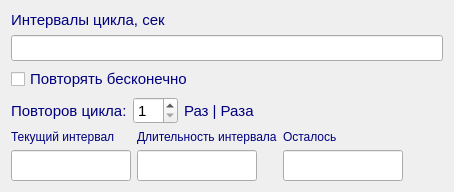
      <widget class="QWidget" name="tabCycle">
       <attribute name="title">
        <string>Циклический таймер</string>
       </attribute>
       <layout class="QVBoxLayout" name="verticalLayout_4">
        <item>
         <layout class="QVBoxLayout" name="verticalLayoutCycleIntervals">
          <item>
           <widget class="QLabel" name="lblCycleIntervals">
            <property name="sizePolicy">
             <sizepolicy hsizetype="Preferred" vsizetype="Preferred">
              <horstretch>0</horstretch>
              <verstretch>0</verstretch>
             </sizepolicy>
            </property>
            <property name="minimumSize">
             <size>
              <width>0</width>
              <height>0</height>
             </size>
            </property>
            <property name="maximumSize">
             <size>
              <width>16777215</width>
              <height>16777215</height>
             </size>
            </property>
            <property name="palette">
             <palette>
              <active>
               <colorrole role="WindowText">
                <brush brushstyle="SolidPattern">
                 <color alpha="255">
                  <red>0</red>
                  <green>0</green>
                  <blue>127</blue>
                 </color>
                </brush>
               </colorrole>
              </active>
              <inactive>
               <colorrole role="WindowText">
                <brush brushstyle="SolidPattern">
                 <color alpha="255">
                  <red>0</red>
                  <green>0</green>
                  <blue>127</blue>
                 </color>
                </brush>
               </colorrole>
              </inactive>
              <disabled/>
             </palette>
            </property>
            <property name="font">
             <font>
              <pointsize>11</pointsize>
             </font>
            </property>
            <property name="text">
             <string>Интервалы цикла, сек</string>
            </property>
           </widget>
          </item>
          <item>
           <widget class="QLineEdit" name="lineEditCycleIntervals">
            <property name="sizePolicy">
             <sizepolicy hsizetype="Expanding" vsizetype="Preferred">
              <horstretch>0</horstretch>
              <verstretch>0</verstretch>
             </sizepolicy>
            </property>
            <property name="font">
             <font>
              <pointsize>11</pointsize>
             </font>
            </property>
           </widget>
          </item>
         </layout>
        </item>
        <item>
         <widget class="QCheckBox" name="checkboxEndlessly">
          <property name="sizePolicy">
           <sizepolicy hsizetype="Preferred" vsizetype="Preferred">
            <horstretch>0</horstretch>
            <verstretch>0</verstretch>
           </sizepolicy>
          </property>
          <property name="palette">
           <palette>
            <active>
             <colorrole role="WindowText">
              <brush brushstyle="SolidPattern">
               <color alpha="255">
                <red>0</red>
                <green>0</green>
                <blue>127</blue>
               </color>
              </brush>
             </colorrole>
            </active>
            <inactive>
             <colorrole role="WindowText">
              <brush brushstyle="SolidPattern">
               <color alpha="255">
                <red>0</red>
                <green>0</green>
                <blue>127</blue>
               </color>
              </brush>
             </colorrole>
            </inactive>
            <disabled/>
           </palette>
          </property>
          <property name="font">
           <font>
            <pointsize>11</pointsize>
           </font>
          </property>
          <property name="text">
           <string>Повторять бесконечно</string>
          </property>
         </widget>
        </item>
        <item>
         <layout class="QHBoxLayout" name="horizontalLayoutRepetitions" stretch="0,0,0,1">
          <item>
           <widget class="QLabel" name="lblRepetitions">
            <property name="sizePolicy">
             <sizepolicy hsizetype="Maximum" vsizetype="Preferred">
              <horstretch>0</horstretch>
              <verstretch>0</verstretch>
             </sizepolicy>
            </property>
            <property name="minimumSize">
             <size>
              <width>0</width>
              <height>0</height>
             </size>
            </property>
            <property name="maximumSize">
             <size>
              <width>16777215</width>
              <height>16777215</height>
             </size>
            </property>
            <property name="palette">
             <palette>
              <active>
               <colorrole role="WindowText">
                <brush brushstyle="SolidPattern">
                 <color alpha="255">
                  <red>0</red>
                  <green>0</green>
                  <blue>127</blue>
                 </color>
                </brush>
               </colorrole>
              </active>
              <inactive>
               <colorrole role="WindowText">
                <brush brushstyle="SolidPattern">
                 <color alpha="255">
                  <red>0</red>
                  <green>0</green>
                  <blue>127</blue>
                 </color>
                </brush>
               </colorrole>
              </inactive>
              <disabled/>
             </palette>
            </property>
            <property name="font">
             <font>
              <pointsize>11</pointsize>
             </font>
            </property>
            <property name="text">
             <string>Повторов цикла:</string>
            </property>
           </widget>
          </item>
          <item>
           <widget class="QSpinBox" name="spinBoxCycleRepetitions">
            <property name="sizePolicy">
             <sizepolicy hsizetype="Maximum" vsizetype="Preferred">
              <horstretch>0</horstretch>
              <verstretch>0</verstretch>
             </sizepolicy>
            </property>
            <property name="font">
             <font>
              <pointsize>11</pointsize>
             </font>
            </property>
            <property name="minimum">
             <number>1</number>
            </property>
           </widget>
          </item>
          <item>
           <widget class="QLabel" name="lblRepetitionsUnit">
            <property name="sizePolicy">
             <sizepolicy hsizetype="Preferred" vsizetype="Preferred">
              <horstretch>0</horstretch>
              <verstretch>0</verstretch>
             </sizepolicy>
            </property>
            <property name="minimumSize">
             <size>
              <width>0</width>
              <height>0</height>
             </size>
            </property>
            <property name="palette">
             <palette>
              <active>
               <colorrole role="WindowText">
                <brush brushstyle="SolidPattern">
                 <color alpha="255">
                  <red>0</red>
                  <green>0</green>
                  <blue>127</blue>
                 </color>
                </brush>
               </colorrole>
              </active>
              <inactive>
               <colorrole role="WindowText">
                <brush brushstyle="SolidPattern">
                 <color alpha="255">
                  <red>0</red>
                  <green>0</green>
                  <blue>127</blue>
                 </color>
                </brush>
               </colorrole>
              </inactive>
              <disabled/>
             </palette>
            </property>
            <property name="font">
             <font>
              <pointsize>11</pointsize>
             </font>
            </property>
            <property name="text">
             <string>Раз | Раза</string>
            </property>
           </widget>
          </item>
          <item>
           <spacer name="horizontalSpacerCycleRepetitions">
            <property name="orientation">
             <enum>Qt::Orientation::Horizontal</enum>
            </property>
            <property name="sizeHint" stdset="0">
             <size>
              <width>40</width>
              <height>20</height>
             </size>
            </property>
           </spacer>
          </item>
         </layout>
        </item>
        <item>
         <layout class="QHBoxLayout" name="horizontalLayoutOutputTime" stretch="0,0,0,1">
          <item>
           <layout class="QVBoxLayout" name="verticalLayoutCurrentInterval">
            <item>
             <widget class="QLabel" name="lblCurrentInterval">
              <property name="sizePolicy">
               <sizepolicy hsizetype="Preferred" vsizetype="Preferred">
                <horstretch>0</horstretch>
                <verstretch>0</verstretch>
               </sizepolicy>
              </property>
              <property name="minimumSize">
               <size>
                <width>0</width>
                <height>0</height>
               </size>
              </property>
              <property name="maximumSize">
               <size>
                <width>16777215</width>
                <height>16777215</height>
               </size>
              </property>
              <property name="palette">
               <palette>
                <active>
                 <colorrole role="WindowText">
                  <brush brushstyle="SolidPattern">
                   <color alpha="255">
                    <red>0</red>
                    <green>0</green>
                    <blue>127</blue>
                   </color>
                  </brush>
                 </colorrole>
                </active>
                <inactive>
                 <colorrole role="WindowText">
                  <brush brushstyle="SolidPattern">
                   <color alpha="255">
                    <red>0</red>
                    <green>0</green>
                    <blue>127</blue>
                   </color>
                  </brush>
                 </colorrole>
                </inactive>
                <disabled/>
               </palette>
              </property>
              <property name="font">
               <font>
                <pointsize>9</pointsize>
               </font>
              </property>
              <property name="text">
               <string>Текущий интервал</string>
              </property>
             </widget>
            </item>
            <item>
             <widget class="QLineEdit" name="lineEditCurrentInterval">
              <property name="sizePolicy">
               <sizepolicy hsizetype="Maximum" vsizetype="Preferred">
                <horstretch>0</horstretch>
                <verstretch>0</verstretch>
               </sizepolicy>
              </property>
              <property name="maximumSize">
               <size>
                <width>120</width>
                <height>16777215</height>
               </size>
              </property>
              <property name="font">
               <font>
                <pointsize>14</pointsize>
                <bold>true</bold>
               </font>
              </property>
              <property name="focusPolicy">
               <enum>Qt::FocusPolicy::NoFocus</enum>
              </property>
              <property name="readOnly">
               <bool>true</bool>
              </property>
             </widget>
            </item>
           </layout>
          </item>
          <item>
           <layout class="QVBoxLayout" name="verticalLayoutDuration">
            <item alignment="Qt::AlignmentFlag::AlignLeft">
             <widget class="QLabel" name="lblDuration">
              <property name="sizePolicy">
               <sizepolicy hsizetype="Preferred" vsizetype="Preferred">
                <horstretch>0</horstretch>
                <verstretch>0</verstretch>
               </sizepolicy>
              </property>
              <property name="minimumSize">
               <size>
                <width>0</width>
                <height>0</height>
               </size>
              </property>
              <property name="maximumSize">
               <size>
                <width>16777215</width>
                <height>16777215</height>
               </size>
              </property>
              <property name="palette">
               <palette>
                <active>
                 <colorrole role="WindowText">
                  <brush brushstyle="SolidPattern">
                   <color alpha="255">
                    <red>0</red>
                    <green>0</green>
                    <blue>127</blue>
                   </color>
                  </brush>
                 </colorrole>
                </active>
                <inactive>
                 <colorrole role="WindowText">
                  <brush brushstyle="SolidPattern">
                   <color alpha="255">
                    <red>0</red>
                    <green>0</green>
                    <blue>127</blue>
                   </color>
                  </brush>
                 </colorrole>
                </inactive>
                <disabled/>
               </palette>
              </property>
              <property name="font">
               <font>
                <pointsize>9</pointsize>
               </font>
              </property>
              <property name="text">
               <string>Длительность интервала</string>
              </property>
             </widget>
            </item>
            <item>
             <widget class="QLineEdit" name="lineEditIntervalDuration">
              <property name="sizePolicy">
               <sizepolicy hsizetype="Maximum" vsizetype="Preferred">
                <horstretch>0</horstretch>
                <verstretch>0</verstretch>
               </sizepolicy>
              </property>
              <property name="maximumSize">
               <size>
                <width>120</width>
                <height>16777215</height>
               </size>
              </property>
              <property name="font">
               <font>
                <pointsize>14</pointsize>
                <bold>true</bold>
               </font>
              </property>
              <property name="focusPolicy">
               <enum>Qt::FocusPolicy::NoFocus</enum>
              </property>
              <property name="readOnly">
               <bool>true</bool>
              </property>
             </widget>
            </item>
           </layout>
          </item>
          <item>
           <layout class="QVBoxLayout" name="verticalLayoutLeft">
            <item>
             <widget class="QLabel" name="lblLeft">
              <property name="sizePolicy">
               <sizepolicy hsizetype="Preferred" vsizetype="Preferred">
                <horstretch>0</horstretch>
                <verstretch>0</verstretch>
               </sizepolicy>
              </property>
              <property name="minimumSize">
               <size>
                <width>0</width>
                <height>0</height>
               </size>
              </property>
              <property name="maximumSize">
               <size>
                <width>16777215</width>
                <height>16777215</height>
               </size>
              </property>
              <property name="palette">
               <palette>
                <active>
                 <colorrole role="WindowText">
                  <brush brushstyle="SolidPattern">
                   <color alpha="255">
                    <red>0</red>
                    <green>0</green>
                    <blue>127</blue>
                   </color>
                  </brush>
                 </colorrole>
                </active>
                <inactive>
                 <colorrole role="WindowText">
                  <brush brushstyle="SolidPattern">
                   <color alpha="255">
                    <red>0</red>
                    <green>0</green>
                    <blue>127</blue>
                   </color>
                  </brush>
                 </colorrole>
                </inactive>
                <disabled/>
               </palette>
              </property>
              <property name="font">
               <font>
                <pointsize>9</pointsize>
               </font>
              </property>
              <property name="text">
               <string>Осталось</string>
              </property>
             </widget>
            </item>
            <item>
             <widget class="QLineEdit" name="lineEditLeft">
              <property name="sizePolicy">
               <sizepolicy hsizetype="Maximum" vsizetype="Preferred">
                <horstretch>0</horstretch>
                <verstretch>0</verstretch>
               </sizepolicy>
              </property>
              <property name="maximumSize">
               <size>
                <width>120</width>
                <height>16777215</height>
               </size>
              </property>
              <property name="palette">
               <palette>
                <active>
                 <colorrole role="Text">
                  <brush brushstyle="SolidPattern">
                   <color alpha="255">
                    <red>0</red>
                    <green>255</green>
                    <blue>0</blue>
                   </color>
                  </brush>
                 </colorrole>
                </active>
                <inactive>
                 <colorrole role="Text">
                  <brush brushstyle="SolidPattern">
                   <color alpha="255">
                    <red>0</red>
                    <green>255</green>
                    <blue>0</blue>
                   </color>
                  </brush>
                 </colorrole>
                </inactive>
                <disabled/>
               </palette>
              </property>
              <property name="font">
               <font>
                <pointsize>14</pointsize>
                <bold>true</bold>
               </font>
              </property>
              <property name="focusPolicy">
               <enum>Qt::FocusPolicy::NoFocus</enum>
              </property>
              <property name="readOnly">
               <bool>true</bool>
              </property>
             </widget>
            </item>
           </layout>
          </item>
          <item>
           <spacer name="horizontalSpacer">
            <property name="orientation">
             <enum>Qt::Orientation::Horizontal</enum>
            </property>
            <property name="sizeHint" stdset="0">
             <size>
              <width>40</width>
              <height>20</height>
             </size>
            </property>
           </spacer>
          </item>
         </layout>
        </item>
       </layout>
      </widget>
